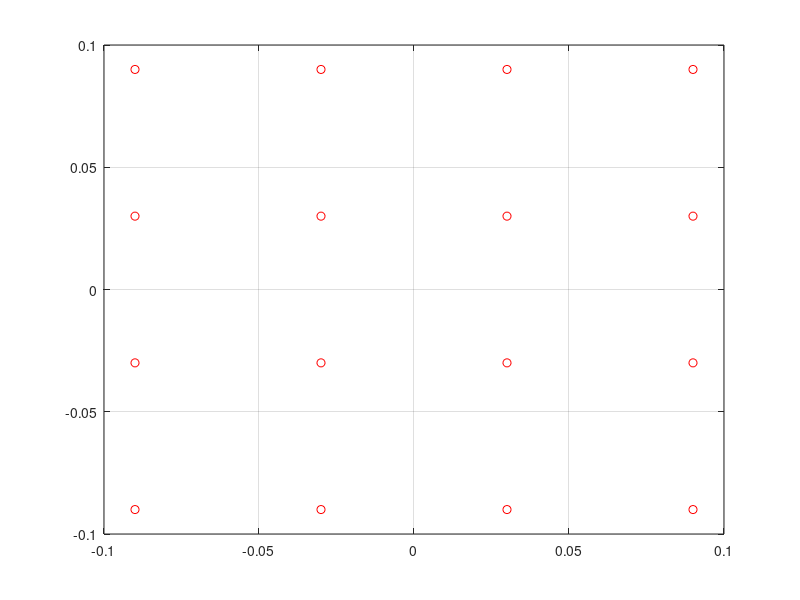

MATLAB code to generate this figure:
clc;clear;close all;
array=zeros(16,2);

xStart=-0.09;
yStart=0.09;
for ii=1:4
	xStart=-0.09;
	for jj=1:4
		array((ii-1)*4+jj,1)=xStart;
		array((ii-1)*4+jj,2)=yStart;
		xStart=xStart+0.06;
	end
	yStart=yStart-0.06;
end

xT=array(:,1);
yT=array(:,2);
figure(2);
plot(xT,yT,'ro');
grid on
%save('4x4-0.06m.mat','array')
